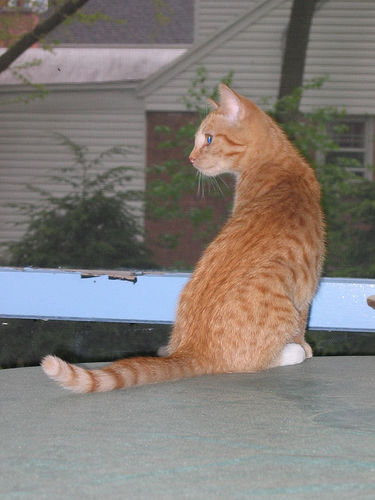
%> input picture hw4/hw4_supp/hw4_supp/p3/cat.jpg, 375 x 500 px
$ octave runThis.m   (GNU Octave 9; MATLAB toolbox functions it lacks are replaced by stand-ins)
%> lines starting %> are read from the running program, lines starting %| are printed output that depends on the picture
% Steve Macenski (c) 2017
% Graph Cut Segmentation: background/foreground of image with given rough polygon

clc;clear all;
load('cat_poly.mat');
im = im2double(imread('./cat.jpg'));
addpath('./GCmex1.5/');

% parameters and constants
k1 = 5;
k2 = 6;
polyMask = poly2mask(poly(:,1),poly(:,2),size(im,1),size(im,2));
labels = polyMask; %initial labels are polygon mask given

% (1) define graph
DataCost = zeros(size(im,1), size(im,2), 2); %cost of assignment of each label at pixel :,:,#L
SmoothnessCost = [0 1; 1 0]; %LxL matrix of costs to assign neighbor pixels
vC = zeros(size(im,1),size(im,2),1); %spatially varying smoothness cost
hC = zeros(size(im,1),size(im,2),1); %spatially varying smoothness cost
data = reshape(im, [size(im,1) * size(im,2), size(im,3)]); %reshaped for fitgmdist

% (3) pairwise potentials constants
gauss = fspecial('gaussian', [9 9], sqrt(9));
gradX = abs(imfilter(im,gauss ,'same'));
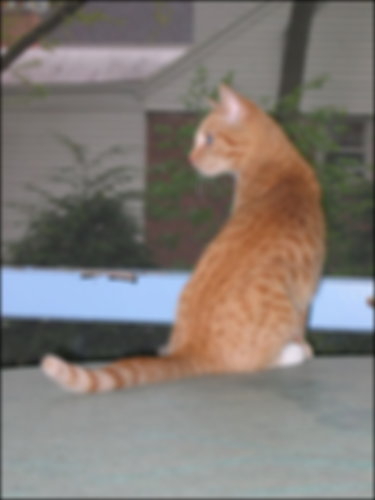
%> gradX: size 500x375x3 double; mean R, G, B 0.504, 0.478, 0.458
gradY = abs(imfilter(im,gauss','same'));
for i = 1:size(im,3)
    vC = k1 + k2 .* exp(-gradX(:,:,i));
    hC = k1 + k2 .* exp(-gradY(:,:,i));
end
%> this loop made 3 passes
%> pass 1, `vC = k1 + k2 .* exp(-gradX(:,:,i));`:
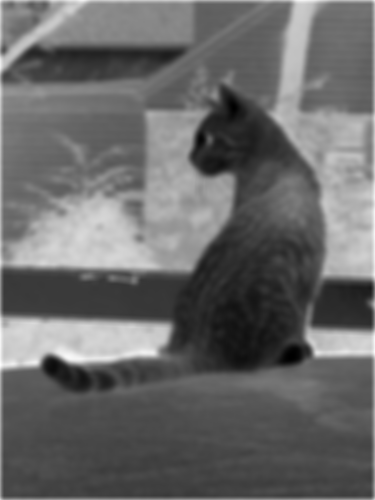
%> vC: size 500x375 double; min 7.41, max 10.46, mean 8.67; drawn with min black and max white
%> pass 2, `vC = k1 + k2 .* exp(-gradX(:,:,i));`:
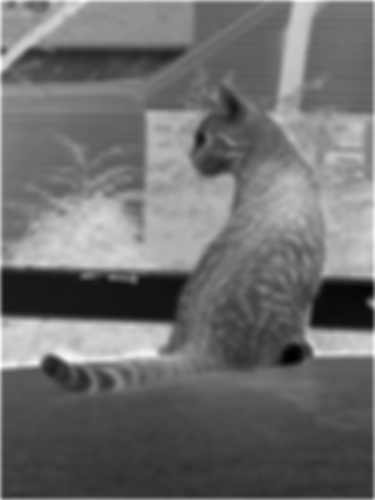
%> vC: size 500x375 double; min 7.47, max 10.43, mean 8.76; drawn with min black and max white
%> pass 3, `vC = k1 + k2 .* exp(-gradX(:,:,i));`:
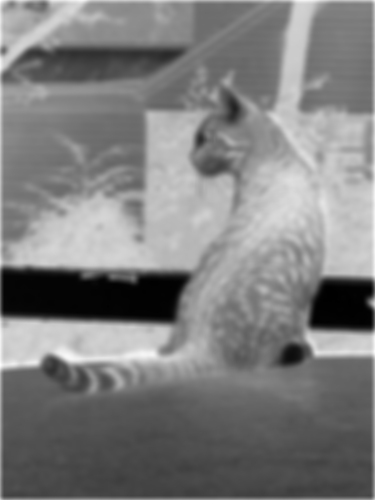
%> vC: size 500x375 double; min 7.22, max 10.52, mean 8.86; drawn with min black and max white

for STEP = 1

    %(2) unary potententials
    foreGround = data(labels==1, :);
    backGround = data(labels==0, :);

    foreProbGmm = fitgmdist(foreGround, 3); % X observations
    foreProb = foreProbGmm.pdf(data); % pdf of data from X observations
    backProbGmm = fitgmdist(backGround, 3);
    backProb = backProbGmm.pdf(data);
    foreProb = reshape(foreProb, size(im,1), size(im,2)); % shape back to mask
    backProb = reshape(backProb, size(im,1), size(im,2));

    DataCost(:,:,1) = -log(foreProb ./ backProb);
    DataCost(:,:,2) = -log(backProb ./ foreProb);

    %(3) pairwise potentials

    %(4) apply graph cuts (open, unary term, data indep. smoothing, contrast smoothing)
%> (the run ends here)
